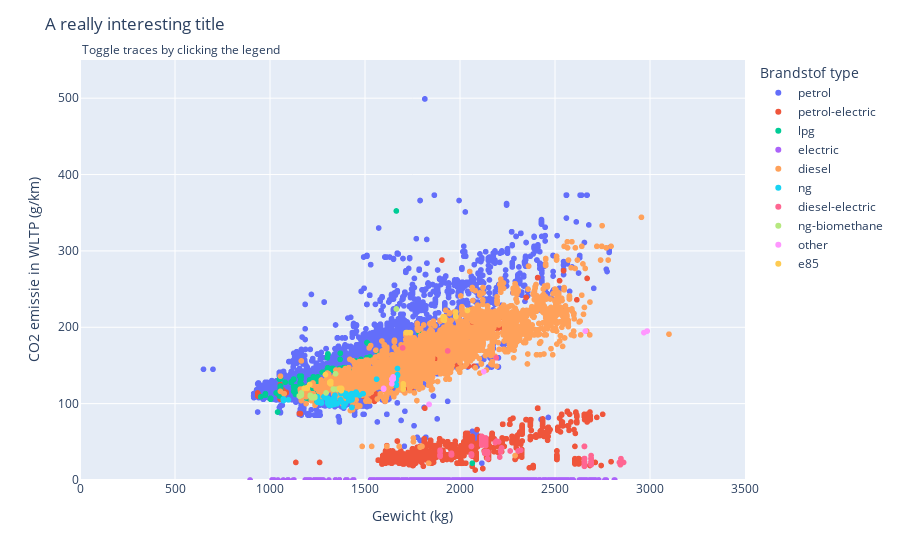

Source (notebook cell):
### Code cell
car_emission_mass = co2_2021.sample(n=100000, replace=False)
car_emission_mass = car_emission_mass[["Ft", "Ewltp (g/km)", "m (kg)"]]
car_emission_mass.to_csv("car_emission_mass.csv")

# Plot settings
fig = px.scatter(car_emission_mass,
	x="m (kg)",
	y="Ewltp (g/km)",
	color="Ft",
)

# Create toggle visibility button for every fuel type.
buttons = []
for i, val in enumerate(car_emission_mass["Ft"].unique()):
    button = dict(method='restyle',
        label=val,
        args=[{'visible': True}, [i]],
        args2=[{'visible': "legendonly"}, [i]],
    )
    buttons.append(button)

# Menu settings
fig.update_layout(
    updatemenus=[
        dict(
            buttons=buttons,
            visible=False,
        ),
    ],
    annotations=[
        dict(text="Toggle traces by clicking the legend", x=0, xref="paper", y=1.05, yref="paper", align="right", showarrow=False),
    ],
    title_text="A really interesting title",
    legend_title="Brandstof type",
    xaxis_title="Gewicht (kg)",
    xaxis_range=(0, 3500),
    yaxis_title="CO2 emissie in WLTP (g/km)",
    yaxis_range=(0, 550),
)
fig.show()

### Figure 1 — Plotly figure (JSON) as saved in the notebook; plotly's stock layout.template omitted (floating-point values rounded to 4 significant figures; data arrays with more than 128 entries replaced by an {"elided": "..."} marker saying what was removed)
{"data": [{"hovertemplate": "Ft=petrol<br>m (kg)=%{x}<br>Ewltp (g/km)=%{y}<extra></extra>", "legendgroup": "petrol", "marker": {"color": "#636efa", "symbol": "circle"}, "mode": "markers", "name": "petrol", "showlegend": true, "type": "scattergl", "x": {"elided": "55809 int values"}, "xaxis": "x", "y": {"elided": "55809 float values"}, "yaxis": "y"}, {"hovertemplate": "Ft=petrol-electric<br>m (kg)=%{x}<br>Ewltp (g/km)=%{y}<extra></extra>", "legendgroup": "petrol-electric", "marker": {"color": "#EF553B", "symbol": "circle"}, "mode": "markers", "name": "petrol-electric", "showlegend": true, "type": "scattergl", "x": {"elided": "8060 int values"}, "xaxis": "x", "y": {"elided": "8060 float values"}, "yaxis": "y"}, {"hovertemplate": "Ft=lpg<br>m (kg)=%{x}<br>Ewltp (g/km)=%{y}<extra></extra>", "legendgroup": "lpg", "marker": {"color": "#00cc96", "symbol": "circle"}, "mode": "markers", "name": "lpg", "showlegend": true, "type": "scattergl", "x": {"elided": "2202 int values"}, "xaxis": "x", "y": {"elided": "2202 float values"}, "yaxis": "y"}, {"hovertemplate": "Ft=electric<br>m (kg)=%{x}<br>Ewltp (g/km)=%{y}<extra></extra>", "legendgroup": "electric", "marker": {"color": "#ab63fa", "symbol": "circle"}, "mode": "markers", "name": "electric", "showlegend": true, "type": "scattergl", "x": {"elided": "9961 int values"}, "xaxis": "x", "y": {"elided": "9961 int values"}, "yaxis": "y"}, {"hovertemplate": "Ft=diesel<br>m (kg)=%{x}<br>Ewltp (g/km)=%{y}<extra></extra>", "legendgroup": "diesel", "marker": {"color": "#FFA15A", "symbol": "circle"}, "mode": "markers", "name": "diesel", "showlegend": true, "type": "scattergl", "x": {"elided": "22909 int values"}, "xaxis": "x", "y": {"elided": "22909 float values"}, "yaxis": "y"}, {"hovertemplate": "Ft=ng<br>m (kg)=%{x}<br>Ewltp (g/km)=%{y}<extra></extra>", "legendgroup": "ng", "marker": {"color": "#19d3f3", "symbol": "circle"}, "mode": "markers", "name": "ng", "showlegend": true, "type": "scattergl", "x": {"elided": "378 int values"}, "xaxis": "x", "y": {"elided": "378 int values"}, "yaxis": "y"}, {"hovertemplate": "Ft=diesel-electric<br>m (kg)=%{x}<br>Ewltp (g/km)=%{y}<extra></extra>", "legendgroup": "diesel-electric", "marker": {"color": "#FF6692", "symbol": "circle"}, "mode": "markers", "name": "diesel-electric", "showlegend": true, "type": "scattergl", "x": {"elided": "531 int values"}, "xaxis": "x", "y": {"elided": "531 int values"}, "yaxis": "y"}, {"hovertemplate": "Ft=ng-biomethane<br>m (kg)=%{x}<br>Ewltp (g/km)=%{y}<extra></extra>", "legendgroup": "ng-biomethane", "marker": {"color": "#B6E880", "symbol": "circle"}, "mode": "markers", "name": "ng-biomethane", "showlegend": true, "type": "scattergl", "x": [1155, 1334, 1155, 1155, 1334, 1355, 1155, 1155, 1665, 1155, 1155, 1334, 1165, 1155, 1334, 1155, 1355, 1355, 1155, 1165, 1225, 1345, 1155, 1155, 1155, 1155, 1165, 1155, 1334, 1334, 1155, 1355, 1212, 1155, 1295, 1165, 1155, 1334, 1212, 1155, 1155, 1165, 1334, 1236, 1155, 1155, 1155, 1155, 1236, 1155, 1155, 1355, 1334, 1219, 1165, 1219, 1155, 1165, 1155, 1155, 1155, 1212, 1334, 1334, 1225, 1155, 1155, 1155, 1155, 1155, 1334, 1212, 1155, 1334, 1355], "xaxis": "x", "y": [110, 119, 110, 110, 119, 119, 110, 110, 224, 110, 110, 119, 112, 110, 119, 110, 119, 119, 110, 114, 108, 139.1, 110, 110, 110, 110, 114, 110, 119, 119, 110, 119, 111, 110, 114, 113, 110, 119, 110, 110, 110, 113, 119, 108, 110, 110, 110, 110, 109, 110, 110, 119, 119, 108, 113, 108, 110, 111, 110, 110, 110, 110, 119, 119, 108, 110, 110, 110, 110, 110, 119, 111, 110, 119, 119], "yaxis": "y"}, {"hovertemplate": "Ft=other<br>m (kg)=%{x}<br>Ewltp (g/km)=%{y}<extra></extra>", "legendgroup": "other", "marker": {"color": "#FF97FF", "symbol": "circle"}, "mode": "markers", "name": "other", "showlegend": true, "type": "scattergl", "x": [2125, 2985, 1648, 1837, 2968, 1598, 1598, 1641, 2660, 1837, 1648, 1641], "xaxis": "x", "y": [142, 195, 132, 99, 193, 120, 119, 132, 195, 99, 135, 126], "yaxis": "y"}, {"hovertemplate": "Ft=e85<br>m (kg)=%{x}<br>Ewltp (g/km)=%{y}<extra></extra>", "legendgroup": "e85", "marker": {"color": "#FECB52", "symbol": "circle"}, "mode": "markers", "name": "e85", "showlegend": true, "type": "scattergl", "x": [1196, 1376, 1315, 1716, 2039, 1911, 1318, 1721, 1196, 1209, 1319, 1917, 1739, 1292, 1196, 1721, 1917, 1196, 1319, 1978, 1978, 1319, 1716, 1319, 1917, 1315, 1917, 1917, 1189, 1315, 1377, 1318, 1721, 1366, 1721, 1315, 1377, 1375, 1739, 1917, 1320, 1701, 1701, 1377, 1315, 1315, 1377, 1319, 1377, 1911, 1196, 1701, 1377, 1376, 1319, 1180, 1318, 1701, 1721, 1917, 1978, 1716, 1319], "xaxis": "x", "y": [121, 119, 127, 193, 222, 210, 127, 193, 121, 125, 126, 212, 193, 138, 120, 193, 212, 121, 128, 220, 215, 126, 193, 126, 209, 128, 213, 211, 120, 128, 119, 128, 193, 120, 193, 127, 119, 117, 193, 211, 129, 119, 123, 119, 128, 127, 119, 127, 119, 214, 121, 119, 119, 120, 126, 120, 127, 126, 193, 211, 214, 193, 126], "yaxis": "y"}], "layout": {"annotations": [{"align": "right", "showarrow": false, "text": "Toggle traces by clicking the legend", "x": 0, "xref": "paper", "y": 1.05, "yref": "paper"}], "legend": {"title": {"text": "Brandstof type"}, "tracegroupgap": 0}, "margin": {"t": 60}, "title": {"text": "A really interesting title"}, "updatemenus": [{"buttons": [{"args": [{"visible": true}, [0]], "args2": [{"visible": "legendonly"}, [0]], "label": "petrol", "method": "restyle"}, {"args": [{"visible": true}, [1]], "args2": [{"visible": "legendonly"}, [1]], "label": "petrol-electric", "method": "restyle"}, {"args": [{"visible": true}, [2]], "args2": [{"visible": "legendonly"}, [2]], "label": "lpg", "method": "restyle"}, {"args": [{"visible": true}, [3]], "args2": [{"visible": "legendonly"}, [3]], "label": "electric", "method": "restyle"}, {"args": [{"visible": true}, [4]], "args2": [{"visible": "legendonly"}, [4]], "label": "diesel", "method": "restyle"}, {"args": [{"visible": true}, [5]], "args2": [{"visible": "legendonly"}, [5]], "label": "ng", "method": "restyle"}, {"args": [{"visible": true}, [6]], "args2": [{"visible": "legendonly"}, [6]], "label": "diesel-electric", "method": "restyle"}, {"args": [{"visible": true}, [7]], "args2": [{"visible": "legendonly"}, [7]], "label": "ng-biomethane", "method": "restyle"}, {"args": [{"visible": true}, [8]], "args2": [{"visible": "legendonly"}, [8]], "label": "other", "method": "restyle"}, {"args": [{"visible": true}, [9]], "args2": [{"visible": "legendonly"}, [9]], "label": "e85", "method": "restyle"}], "visible": false}], "xaxis": {"anchor": "y", "domain": [0, 1], "range": [0, 3500], "title": {"text": "Gewicht (kg)"}}, "yaxis": {"anchor": "x", "domain": [0, 1], "range": [0, 550], "title": {"text": "CO2 emissie in WLTP (g/km)"}}}}
